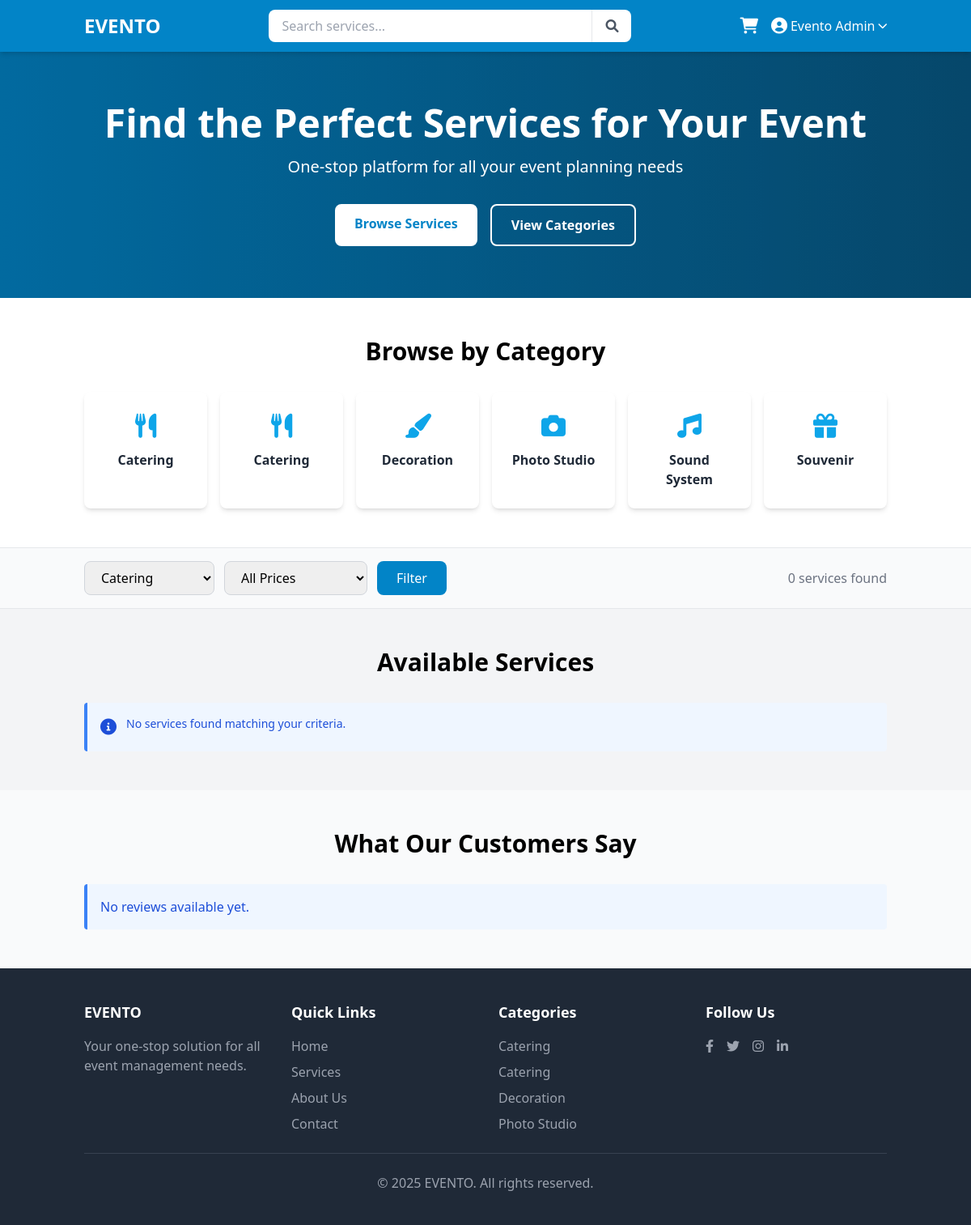
Page /user_index.php?category=1 (signed in) on the committed database.
### tables this page shows
CREATE TABLE `categories` (
  `id` int(11) NOT NULL,
  `owner_id` int(11) DEFAULT NULL,
  `name` varchar(100) NOT NULL,
  `description` text DEFAULT NULL,
  `image` varchar(255) DEFAULT NULL,
  `created_at` timestamp NOT NULL DEFAULT current_timestamp(),
  `updated_at` timestamp NOT NULL DEFAULT current_timestamp() ON UPDATE current_timestamp()
);

### user_index.php (the view, shortened to what the rows shown need)
<?php
require_once 'config.php';
$categoriesQuery = $db->query("SELECT * FROM categories WHERE owner_id IS NULL OR owner_id = 0 ORDER BY name");
$categories = $categoriesQuery->fetchAll(PDO::FETCH_ASSOC);
?>
<!DOCTYPE html>
<html lang="en">
<head>
    <script src="https://cdn.tailwindcss.com"></script>
    <link rel="stylesheet" href="https://cdnjs.cloudflare.com/ajax/libs/font-awesome/6.0.0/css/all.min.css">
</head>
<body class="bg-gray-100 min-h-screen flex flex-col">
    <div class="bg-gradient-to-r from-primary-600 to-primary-800 text-white py-16 relative">
        <div class="container mx-auto px-4 relative z-10 text-center">
            <h1 class="text-4xl md:text-5xl font-bold mb-4">Find the Perfect Services for Your Event</h1>
        </div>
    </div>
    <section class="py-12 bg-white" id="categories">
        <div class="container mx-auto px-4">
            <div class="text-center mb-8">
                <h2 class="text-3xl font-bold mb-2">Browse by Category</h2>
            </div>
            <div class="grid grid-cols-2 md:grid-cols-3 lg:grid-cols-6 gap-4">
                <?php foreach ($categories as $category): ?>
                    <a href="?category=<?php echo $category['id']; ?>" class="group">
                        <div class="bg-white rounded-lg shadow-md p-6 text-center h-full transition-all duration-300 transform group-hover:-translate-y-1 group-hover:shadow-lg">
                            <div class="text-primary-500 mb-3 text-3xl">
                                <i class="fas fa-<?php echo getCategoryIcon($category['name']); ?>"></i>
                            </div>
                            <h5 class="font-semibold text-gray-800"><?php echo htmlspecialchars($category['name']); ?></h5>
                        </div>
                    </a>
                <?php endforeach; ?>
            </div>
        </div>
    </section>
    <section class="py-12" id="services">
        <div class="container mx-auto px-4">
            <h2 class="text-3xl font-bold text-center mb-8">Available Services</h2>
        </div>
    </section>
    <section class="py-12 bg-gray-50">
        <div class="container mx-auto px-4">
            <h2 class="text-3xl font-bold text-center mb-8">What Our Customers Say</h2>
        </div>
    </section>
    <footer class="bg-gray-800 text-white py-10 mt-auto">
        <div class="container mx-auto px-4">
            <div class="grid grid-cols-1 md:grid-cols-4 gap-8">
                <div>
                    <ul class="space-y-2">
                        <?php
                        $footerCategories = array_slice($categories, 0, 4);
                        foreach ($footerCategories as $category) {
                            echo '<li><a href="?category=' . $category['id'] . '" class="text-gray-400 hover:text-white transition duration-300">' . htmlspecialchars($category['name']) . '</a></li>';
                        }
                        ?>
                    </ul>
                </div>
            </div>
        </div>
    </footer>
    <?php
    function getCategoryIcon($categoryName) {
        $icons = [
            'Catering' => 'utensils',
            'Decoration' => 'paint-brush',
            'Photo Studio' => 'camera',
            'Sound System' => 'music',
            'Souvenir' => 'gift'
        ];
        return isset($icons[$categoryName]) ? $icons[$categoryName] : 'tag';
    }
    ?>
</body>
</html>

### rows in the picture
categories: name "Catering"
categories: name "Catering"
categories: name "Decoration"
categories: name "Photo Studio"
categories: name "Sound System"
categories: name "Souvenir"

### other values in the picture
$_SESSION['user_name'] "Evento Admin"
count($services) "0"
form field category "Catering"
